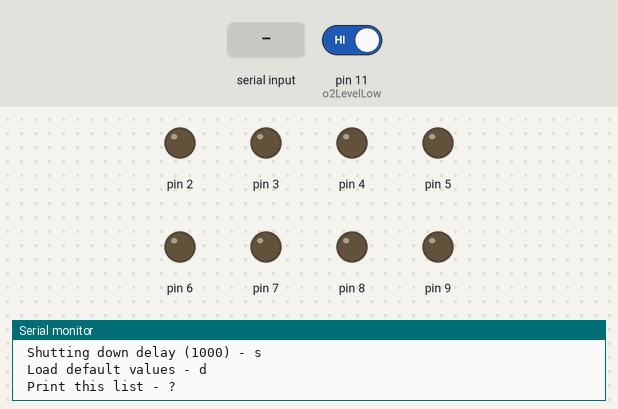
Simulated run of this sketch. Board: Arduino Uno, built with avr-gcc and run on an emulated ATmega328P. Parts: output pins drawn as LEDs (lit = HIGH), the last lines printed to the serial monitor. The inputs (shaded band) are chosen by the test bench; at power-on: pin 11 (o2LevelLow) HIGH. EEPROM starts erased.

Above: at 1.5 s.
1.6 s: pin 11 (o2LevelLow) driven LOW
At 2.8 s:
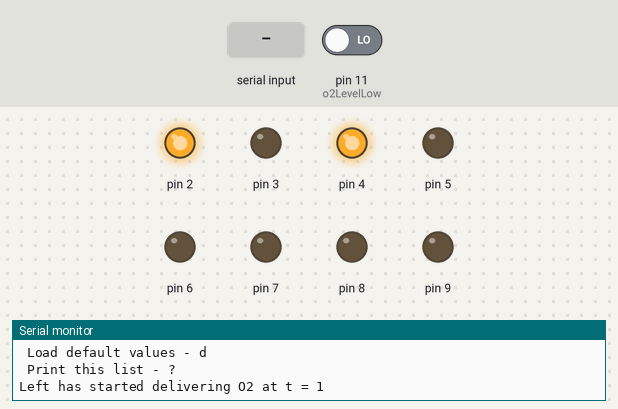
3.1 s: "?" received over Serial
At 31.2 s:
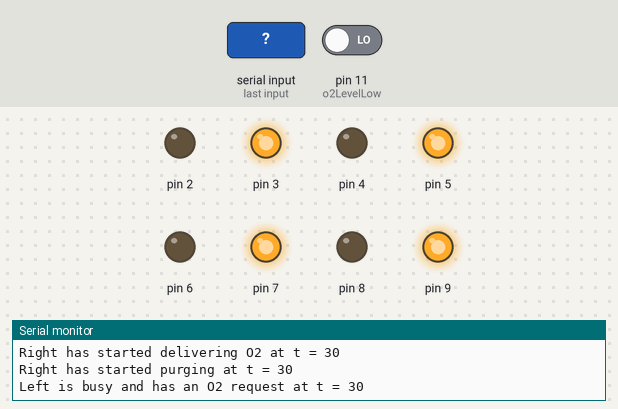
Timing chart, 0 to 31.5 s (numbered marks = the images above; inputs shaded):
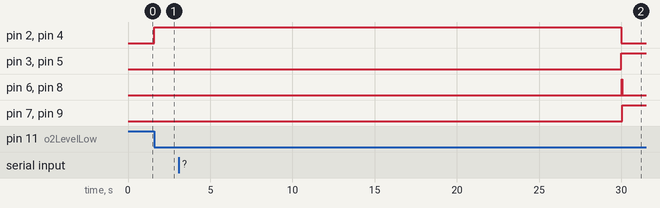

Measured:
- after the input at 1.6 s, pin 2, pin 4: LOW → HIGH at once

The sketch:

O2Concentrator.ino
```cpp
// (licence header left out)
#include "O2Concentrator.h"

// The two arms of the machine

ZeolitePath* left = new ZeolitePath(2, 3, 4, 5, "Left");
ZeolitePath* right = new ZeolitePath(6, 7, 8, 9, "Right");

// Print debugging information when true.

const bool debug = true;

// Tag string to see if EEPROM contents are valid

const char* eTag = "uAuAuA";

// O2 level sensor pins

const int o2LevelLow = 11;
const int o2LevelHigh = 12;

// Timings (in ms) and other variables

#define FEED_T 30000
long o2FeedTime = FEED_T;

#define PURGE_T 30000
long purgingTime = PURGE_T;

#define SHUT_T 1000;
long shuttingDownTime = SHUT_T;

// Read and write longs into EEPROM,
// returning an updated pointer in each case.

int EepromWriteLong(int ptr, long v)
{
  unsigned char c;
  for(int b = 0; b < 4; b++)
  {
    c = v & 0xff;
    EEPROM.write(ptr, c);
    ptr++;
    v = v >> 8;
  }
  return ptr;
}

int EepromReadLong(int ptr, long& v)
{
  v = 0;
  long r = 0;
  for(int b = 0; b < 4; b++)
  {
    r = EEPROM.read(ptr);
    r = r << 8*b;
    v = v | r;
    ptr++;
  }
  return ptr;
}

// Save all the settings to the EEPROM, starting with the validation tag string

void SaveToEeprom()
{
  if(debug)
    Serial.println("Saving variables to EEPROM.");

  int ptr = 0;
  while(eTag[ptr])
  {
      EEPROM.write(ptr, eTag[ptr]);
      ptr++;
  }

  ptr = EepromWriteLong(ptr, o2FeedTime);
  ptr = EepromWriteLong(ptr, purgingTime);
  ptr = EepromWriteLong(ptr, shuttingDownTime);
}

// Load the default values.

void LoadDefaults()
{
  if(debug)
    Serial.println("Loading default variables.");

  o2FeedTime = FEED_T;
  purgingTime = PURGE_T;
  shuttingDownTime = SHUT_T;
  SaveToEeprom();
}


// Check if the EEPROM starts with a valid tag string.  If not, load the default data.
// If it does, load from the EEPROM.

void LoadDataFromEepromOrSetDefaults()
{
  int ptr = 0;
  while(eTag[ptr])
  {
    if(EEPROM.read(ptr) != eTag[ptr])
    {
      LoadDefaults();
      return;
    }
    ptr++;
  }

  if(debug)
    Serial.println("Loading variables from EEPROM.");

  ptr = EepromReadLong(ptr, o2FeedTime);
  ptr = EepromReadLong(ptr, purgingTime);
  ptr = EepromReadLong(ptr, shuttingDownTime);
}

// Print deciseconds with a decimal point

void PrintDeciSeconds(long d)
{
  long i = d/10;
  Serial.print(i);
  d = d - i*10;
  Serial.print('.');
  Serial.print(d);
}

// Print a state in words

void PrintState(State s)
{
  switch(s)
  {
    case idle:
      Serial.print("idle");
      break;

    case o2Feed:
      Serial.print("feeding O2");
      break;

    case purging:
      Serial.print("purging");
      break;

    case shuttingDown:
      Serial.print("shutting down");
      break;

    default:
      Serial.println("\nERROR - dud state in PrintState().");
  }
}


// Print prompts and timings to refresh the user's memory

void Help()
{
  Serial.print("\nConcentrator state:\n ");
  Serial.print(left->GetName());
  Serial.print(" is ");
  PrintState(left->GetState());
  Serial.print(".\n ");
  Serial.print(right->GetName());
  Serial.print(" is ");
  PrintState(right->GetState());
  Serial.println(".");
  Serial.println("Concentrator variables:");
  Serial.println(" All times in milliseconds. Current values in brackets.");
  Serial.print(" Oxygen feed time (");
  Serial.print(o2FeedTime);
  Serial.print(") - o\n Purging time (");
  Serial.print(purgingTime);
  Serial.print(") - p\n Shutting down delay (");
  Serial.print(shuttingDownTime);
  Serial.println(") - s\n Load default values - d");
  Serial.println(" Print this list - ?\n");
}

// Get an integer from what the user types

long ReadInteger()
{
  return (long)Serial.parseInt();
}


// True when the machine needs to produce O2.

bool O2Demanded()
{
  return !digitalRead(o2LevelLow);
}

// Allow the user to change values.
// Save all the values to EEPROM whenever one changes.

void Command()
{

  if(Serial.available() <= 0)
    return;

  bool save = true;

  int c = Serial.read();
  switch(c)
  {
    case 'o':
      o2FeedTime = ReadInteger();
      break;

    case 'p':
      purgingTime = ReadInteger();
      break;

    case 's':
      shuttingDownTime = ReadInteger();
      break;

    case 'd':
      LoadDefaults();
      save = false;
      break;

    case '?':
    default:
      Help();
      save = false;
  }

  if(save)
    SaveToEeprom();
}

// Control O2 generation

void Control()
{
  // Keep the left and right arms working

  left->Spin();
  right->Spin();

  // Do we need to do anything else?

  if(!O2Demanded())
    return;

  // Yes; if both sides are inactive turn one on.
  // (If at least one is active the machine is already working.)

  if(left->Inactive() && right->Inactive())
    left->StartFeed();
}


void setup()
{

  // O2 level sensor pins

  pinMode(o2LevelLow, INPUT_PULLUP);
  pinMode(o2LevelHigh, INPUT_PULLUP);

  // Tell each side about the other

  left->SetOtherPath(right);
  right->SetOtherPath(left);

  Serial.begin(BAUD);
  Serial.println("RepRap Ltd Oxygen Concentrator Starting");

  LoadDataFromEepromOrSetDefaults();

  Help();
}

void loop()
{
  Command();
  Control();
}
```

O2Concentrator.h
```cpp
// (licence header left out)
#ifndef O2CONCENTRATOR_H
#define O2CONCENTRATOR_H

#include <Arduino.h>

// We need to save the parameters for when we reboot.

#include <EEPROM.h>

#include "ZeolitePath.h"

// True when O2 is needed

bool O2Demanded();

// Print deciseconds with a decimal point

void PrintDeciSeconds(long d);

// Serial comms speed

#define BAUD 9600

// Globals

extern const bool debug;
extern long o2FeedTime;
extern long purgingTime;
extern long shuttingDownTime;


#endif
```

ZeolitePath.cpp
```cpp
// (licence header left out)
#include "O2Concentrator.h"

// ZeolitePath is one half of the Oxygen Concentrator - either the left or the right arm.

ZeolitePath::ZeolitePath(const int fi, const int pi, const int oo, const int po, char* n)
{
  feedIn = fi;
  pinMode(feedIn, OUTPUT);
  digitalWrite(feedIn, LOW);

  purgeIn = pi;
  pinMode(purgeIn, OUTPUT);
  digitalWrite(purgeIn, LOW);

  o2Out = oo;
  pinMode(o2Out, OUTPUT);
  digitalWrite(o2Out, LOW);

  purgeOut = po;
  pinMode(purgeOut, OUTPUT);
  digitalWrite(purgeOut, LOW);

// The other half of the machine; not set yet

  otherPath = nullptr;

// Timings and state

  state = idle;
  lastTime = millis();
  interval = 0;
  o2Requested = false;

// For messages etc.

    name = n;
}

// Called in the main loop to run the valve sequence.  This should neither call delay()
// nor call any functions that call delay(); that is it should always return after a few microseconds.

void ZeolitePath::Spin()
{
  // Are we due to do anything?

  unsigned long now = millis();

  // Maybe. What?

  switch(state)
  {
    case idle:
      return;

    case o2Feed:
      if(now - lastTime <= interval)
        return;
      SwitchToPurge();
      break;

    case purging:
      if(now - lastTime <= interval)
        return;
      EndPurge();
      break;

    case shuttingDown:
     if(now - lastTime <= interval)
        return;
     ShutDown();
     break;

    default:
      Serial.println("\nERROR - dud state in ZeolitePath::Spin().");
      state = idle;
      interval = 0;
  }

  // State has changed

  lastTime = now;
}

// Start the O2 flow from this path

void ZeolitePath::StartFeed()
{

  // If we are busy just set the O2 request flag and return.

  if(!Inactive())
  {
    o2Requested = true;
    if(debug)
    {
      Serial.print(name);
      Serial.print(" is busy and has an O2 request at t = ");
      Serial.println(millis()/1000);
    }
    return;
  }

  if(debug)
  {
    Serial.print(name);
    Serial.print(" has started delivering O2 at t = ");
    Serial.println(millis()/1000);
  }

  // Make sure the flag is reset.

  o2Requested = false;

  // Make sure the purging valves are closed.

  digitalWrite(purgeIn, LOW);
  digitalWrite(purgeOut, LOW);

  // Open the air in and O2 out valves

  digitalWrite(feedIn, HIGH);
  digitalWrite(o2Out, HIGH);

  // Set the state and the time to feed O2

  state = o2Feed;
  interval = o2FeedTime;
}

// Switch from O2 flow to purging

void ZeolitePath::SwitchToPurge()
{
  if(debug)
  {
    Serial.print(name);
    Serial.print(" has started purging at t = ");
    Serial.println(millis()/1000);
  }
  // Make sure the O2 valves are closed.

  digitalWrite(feedIn, LOW);
  digitalWrite(o2Out, LOW);

  // Open the purging valves

  digitalWrite(purgeIn, HIGH);
  digitalWrite(purgeOut, HIGH);

  // Set the state and the time to purge

  state = purging;
  interval = purgingTime;

  // Set the other path feeding O2 if there is demand.

  if(O2Demanded())
    otherPath->StartFeed();
}

// Finish purging

void ZeolitePath::EndPurge()
{
  if(debug)
  {
    Serial.print(name);
    Serial.print(" has finished purging at t = ");
    Serial.println(millis()/1000);
  }

  // Make sure the purging valves are closed.

  digitalWrite(purgeIn, LOW);
  digitalWrite(purgeOut, LOW);

  // Set the state and the time to shut down
  // If the other path requests us to start in the
  // mean time we never actually
  // shut down, but switch back to feeding O2.
  // state needs to be shuttingDown for this to work.

  state = shuttingDown;
  interval = shuttingDownTime;

  // Is there an O2 request waiting?

  if(o2Requested)
  {
    // Yes - switch straight back to feed.

    StartFeed();
  }
}

// Shut down (i.e. close all valves)

void ZeolitePath::ShutDown()
{
  if(debug)
  {
    Serial.print(name);
    Serial.print(" is now idle at t = ");
    Serial.println(millis()/1000);
  }
  digitalWrite(purgeIn, LOW);
  digitalWrite(purgeOut, LOW);
  digitalWrite(feedIn, LOW);
  digitalWrite(o2Out, LOW);
  state = idle;
  interval = 0;
}
```

ZeolitePath.h
```cpp
// (licence header left out)
// ZeolitePath is one half of the Oxygen Concentrator - either the left or the right arm.

#ifndef ZEOLITEPATH_H
#define ZEOLITEPATH_H


// The states the machine's arms can be in.

enum State { idle, o2Feed, purging, shuttingDown };

class ZeolitePath
{
  public:

    ZeolitePath(const int fi, const int pi, const int oo, const int po, char* n);

    // Tell this path about the opposite path in the machine

    void SetOtherPath(ZeolitePath* op);

    // Called in the main loop to run the valve sequence.  This should neither call delay()
    // nor call any functions that call delay(); that is it should always return after a few microseconds.

    void Spin();

    // Are we busy?

    bool Inactive();

    // Start the O2 flow from this path

    void StartFeed();

    // Return the current state

    State GetState();

    // Return the current name

    char* GetName();

  private:

    // Switch from O2 flow to purging

    void SwitchToPurge();

    // Finish purging

    void EndPurge();

    // Shut down (i.e. close all valves)

    void ShutDown();

// The Arduino pins that drive the solenoid valves

    int feedIn;
    int purgeIn;
    int o2Out;
    int purgeOut;

// What stage in the process this arm is at.

    State state;

// The other half of the machine

    ZeolitePath* otherPath;

// Timing. lastTime is the last time something happened.  interval is how long until
// the next thing needs to happen.

    unsigned long lastTime;
    unsigned long interval;

// Flag so we know a request for O2 is waiting

    bool o2Requested;

// For messages etc.

    char* name;

};

// Tell this path about the opposite path in the machine

inline void ZeolitePath::SetOtherPath(ZeolitePath* op) { otherPath = op; }

inline bool ZeolitePath::Inactive() { return ( (state == idle) || (state == shuttingDown) ); }

inline State ZeolitePath::GetState() { return state; }

inline char* ZeolitePath::GetName() { return name; }

#endif
```
